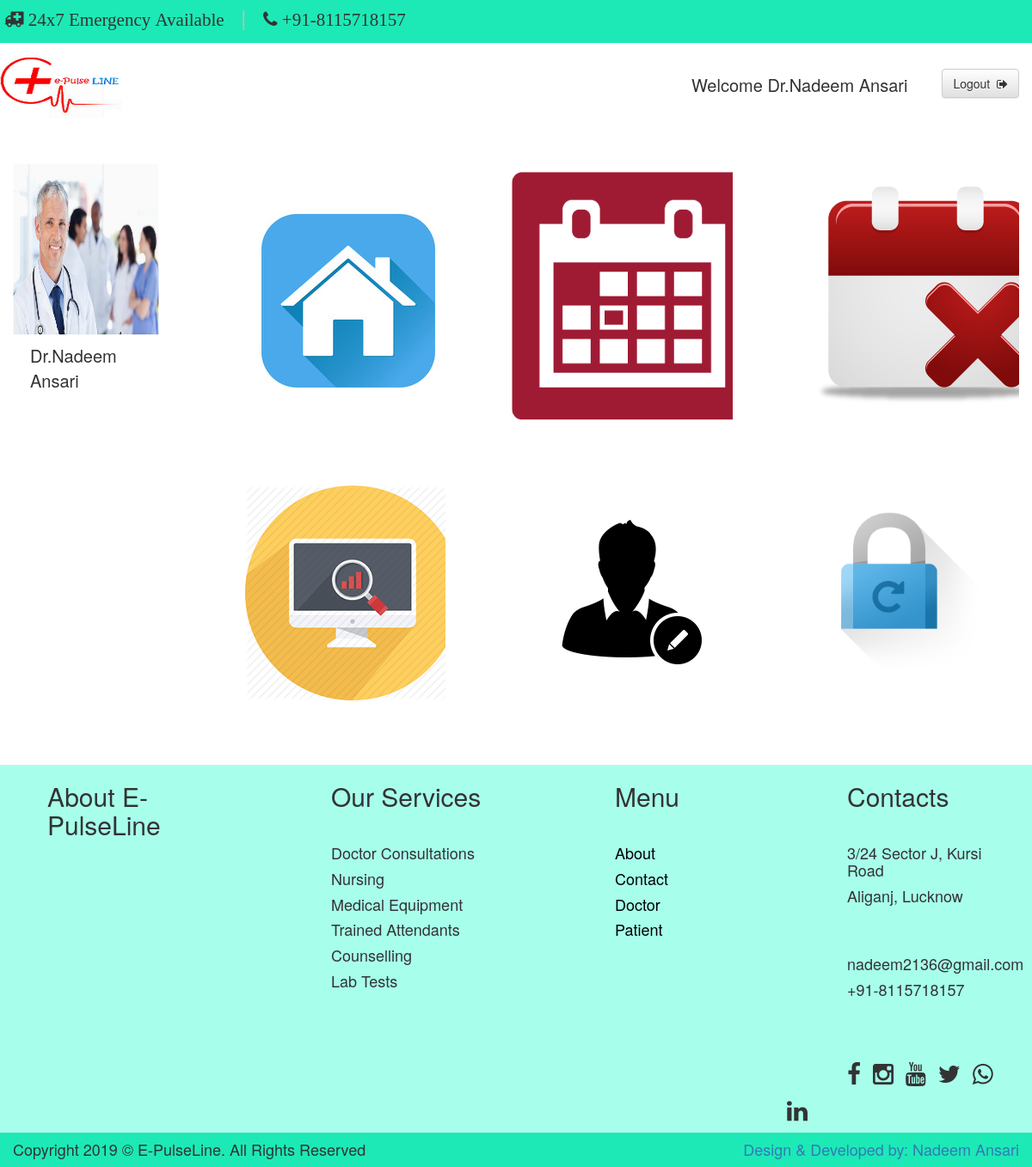
/dprofile.php (signed in), run on the app's committed database.
### tables this page shows
CREATE TABLE IF NOT EXISTS `tbl_doctor` (
  `docid` int(11) NOT NULL AUTO_INCREMENT,
  `name` varchar(60) NOT NULL,
  `gender` varchar(6) NOT NULL,
  `email` varchar(30) NOT NULL,
  `password` varchar(30) NOT NULL,
  `address` varchar(30) NOT NULL,
  `mobile` varchar(13) NOT NULL,
  `fees` int(11) NOT NULL,
  `speciality` varchar(20) NOT NULL,
  `timing` varchar(15) NOT NULL,
  `pic` varchar(100) NOT NULL,
  `date` varchar(10) NOT NULL,
  `status` varchar(6) NOT NULL DEFAULT 'n',
  PRIMARY KEY (`docid`)
);

### dprofile.php (the view, shortened to what this page needs)
<?php
$email=$_SESSION['doctor'];
$query="select * from tbl_doctor where email='$email'";
$res=mysql_query($query);
?>
<html>
<head>
<link href="css/bootstrap.min.css" rel="stylesheet" type="text/css"/>
<link href="css/bootstrap-theme.min.css" rel="stylesheet" type="text/css"/>
<link href="css/font-awesome.min.css" rel="stylesheet" type="text/css"/>
<link href="css/style.css" rel="stylesheet" type="text/css"/>
</head>
<body>
<div class="container-fluid" style="min-height:1000px;">
<div class="row navbar-fixed-top" style="min-height:150px;margin-right:0px;background-color:white;">
<div class="row" style="min-height:50px;background-color:#1de9b6">
<div class="col-sm-8" style="min-height:50px;">
<i class="fa fa-ambulance fa-2x" style="margin-left:20px;margin-top:12px;font-size:21px;">
24x7 Emergency Available</i>
<span style="font-size:25px;color:#bdbdbd">|</span>
<i class="fa fa-phone fa-2x" style="margin-top:5px;font-size:21px;">
+91-8115718157</i>
</div>
<div class="col-sm-4" style="min-height:50px;">
</div>
</div>
<div class="row" style="min-height:100px;">
<nav style="margin-bottom:0px;">
  <div class="container-fluid">
   <div class="navbar-header">
        <img src="images/logo1.png" height="100px" width="160px;"/>
    </div>
    <div class="collapse navbar-collapse" id="bs-example-navbar-collapse-1">
	<ul class="navbar-right" style="margin-right:5px;margin-top:5px;">
        <a href="logout.php"><button type="button" class="btn btn-default" style="margin-right:10px;margin-top:25px;">Logout &nbsp;<i class="fa fa-sign-out"></i></button></a>
      </ul>
	  <?php
		if($row=mysql_fetch_array($res,MYSQL_BOTH))
		{
		?>
			<p class="nav navbar-right" style="font-size:20px;margin-top:35px;margin-left:205px;"><?php echo "Welcome ".$row['name'];?></p>
		<?php
		}
		?>
    </div>
  </div>
</nav>
</div>
</div>
<div class="row" style="min-height:auto;margin-top:170px;">
<div class="col-sm-2" style="min-height:700px;">
<?php
$query="select * from tbl_doctor where email='$email'";
$res=mysql_query($query);
if($row=mysql_fetch_array($res,MYSQL_BOTH))
{
?>
<img src="doctor/<?php echo $row['pic'];?>" height="200px;" width="100%" style="margin-top:20px;"/>
<p style="font-size:20px;margin-top:10px;margin-left:20px;"><?php echo $row['name'];?></p>
<?php
}
?>
</div>
<div class="col-sm-10" style="min-height:auto;">
<div class="row" style="min-height:350px;">
<div class="col-sm-4" style="min-height:350px;;">
<div class="hovereffect">
        <img class="img-responsive" src="images/home.jpg" alt="" height="300px;" style="margin-top:45px;margin-left:70px;"/>
</div>
</div>
<div class="col-sm-4" style="min-height:350px;">
<div class="hovereffect">
        <img class="img-responsive" src="images/view.png" alt="" height="300px;" style="margin-top:10px;margin-left:35px;"/>
</div>
</div>
<div class="col-sm-4" style="min-height:350px;">
<div class="hovereffect">
        <img class="img-responsive" src="images/cancel1.jpg" alt="" height="300px;" style="margin-top:30px;margin-left:70px;"/>
</div>
</div>
</div>
<div class="row" style="min-height:350px;">
<div class="col-sm-4" style="min-height:350px;">
<div class="hovereffect">
        <img class="img-responsive" src="images/viewreport.png" alt="" height="300px" style="margin-top:30px;margin-left:70px;"/>
</div>
</div>
<div class="col-sm-4" style="min-height:350px;">
<div class="hovereffect">
        <img class="img-responsive" src="images/update.png" alt="" height="300px" style="margin-top:50px;margin-left:80px;"/>
</div>
</div>
<div class="col-sm-4" style="min-height:350px;">
<div class="hovereffect">
        <img class="img-responsive" src="images/change1.jpg" alt="" height="300px;" width="100%" style="margin-top:20px;"/>
</div>
</div>
</div>
</div>
</div>
<div class="row" style="min-height:400px;background-color:#a7ffeb;margin-top:20px;">
<div class="col-sm-3" style="min-height:400px;">
<h2 style="margin-left:40px;">About E-PulseLine</h2>
<br/>
</div>
<div class="col-sm-3" style="min-height:400px;">
<h2 style="margin-left:70px;">Our Services</h2>
<br/>
<h4 style="margin-left:70px;">Doctor Consultations</h4>
<h4 style="margin-left:70px;">Nursing</h4>
<h4 style="margin-left:70px;">Medical Equipment</h4>
<h4 style="margin-left:70px;">Trained Attendants</h4>
<h4 style="margin-left:70px;">Counselling</h4>
<h4 style="margin-left:70px;">Lab Tests</h4>
</div>
<div class="col-sm-3" style="min-height:400px;">
<h2 style="margin-left:100px;">Menu</h2>
<br/>
<ul style="list-style-type:none;">
<li><a href="about.php"><h4 style="margin-left:60px;color:black;">About</h4></a></li>
<li><a href="contact.php"><h4 style="margin-left:60px;color:black;">Contact</h4></a></li>
<li><a href="doctor.php"><h4 style="margin-left:60px;color:black;">Doctor</h4></a></li>
<li><a href="patient.php"><h4 style="margin-left:60px;color:black;">Patient</h4></a></li>
</ul>
</div>
<div class="col-sm-3" style="min-height:400px;">
<h2 style="margin-left:70px;">Contacts</h2>
<br/>
<h4 style="margin-left:70px;">3/24 Sector J, Kursi Road</h4>
<h4 style="margin-left:70px;">Aliganj, Lucknow</h4>
<br/>
<br/>
<h4 style="margin-left:70px;">nadeem2136@gmail.com</h4>
<h4 style="margin-left:70px;">+91-8115718157</h4>
<br/>
<br/>
<br/>
<p class="fa fa-facebook fa-2x" style="margin-top:5px;margin-left:70px;margin-right:10px;"></p>
<p class="fa fa-instagram fa-2x" style="margin-top:5px;margin-right:10px;"></p>
<p class="fa fa-youtube fa-2x" style="margin-top:5px;margin-right:10px;"></p>
<p class="fa fa-twitter fa-2x" style="margin-top:5px;margin-right:10px;"></p>
<p class="fa fa-whatsapp fa-2x" style="margin-top:5px;margin-right:10px;"></p>
<p class="fa fa-linkedin fa-2x" style="margin-top:5px;"></p>
</div>
</div>
<div class="row" style="min-height:40px;background-color:#1de9b6">
<div class="col-sm-6">
<h4>Copyright 2019 &copy; E-PulseLine. All Rights Reserved</h4>
</div>
<div class="col-sm-6">
<p class="h4 navbar-right" style="margin-right:0px;"><a href="team.php">Design & Developed by: Nadeem Ansari</a></p>
</div>
</div>
</div>
</body>
</html>

### CSS/style.css (style rules this page uses)
.hovereffect { width:100%; height:320px; float:left; overflow:hidden; position:relative; text-align:center; cursor:default; margin-top:15px; }
.hovereffect img { display:block; position:relative; -webkit-transition:all .4s linear; transition:all .4s linear; }

### data on the page
tbl_doctor: name "Dr.Nadeem Ansari", pic (picture)
